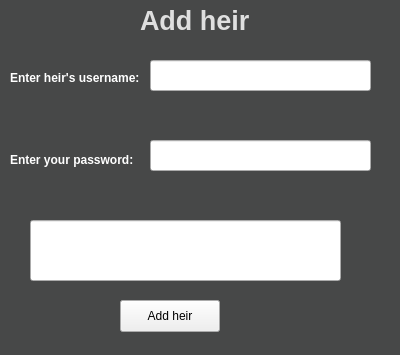
<?xml version="1.0" encoding="UTF-8"?>
<ui version="4.0">
 <class>AddHeir</class>
 <widget class="QWidget" name="AddHeir">
  <property name="geometry">
   <rect>
    <x>0</x>
    <y>0</y>
    <width>400</width>
    <height>355</height>
   </rect>
  </property>
  <property name="windowTitle">
   <string>Form</string>
  </property>
  <widget class="QLineEdit" name="heir_LE">
   <property name="geometry">
    <rect>
     <x>150</x>
     <y>60</y>
     <width>221</width>
     <height>31</height>
    </rect>
   </property>
  </widget>
  <widget class="QLabel" name="detected_LA">
   <property name="geometry">
    <rect>
     <x>60</x>
     <y>100</y>
     <width>241</width>
     <height>16</height>
    </rect>
   </property>
   <property name="text">
    <string/>
   </property>
  </widget>
  <widget class="QLineEdit" name="password_LE">
   <property name="geometry">
    <rect>
     <x>150</x>
     <y>140</y>
     <width>221</width>
     <height>31</height>
    </rect>
   </property>
  </widget>
  <widget class="QLineEdit" name="securityAnswer_LE">
   <property name="geometry">
    <rect>
     <x>30</x>
     <y>220</y>
     <width>311</width>
     <height>61</height>
    </rect>
   </property>
  </widget>
  <widget class="QPushButton" name="addHeir_PB">
   <property name="geometry">
    <rect>
     <x>120</x>
     <y>300</y>
     <width>100</width>
     <height>32</height>
    </rect>
   </property>
   <property name="text">
    <string>Add heir</string>
   </property>
  </widget>
  <widget class="QWidget" name="widget" native="true">
   <property name="geometry">
    <rect>
     <x>0</x>
     <y>0</y>
     <width>411</width>
     <height>361</height>
    </rect>
   </property>
   <property name="styleSheet">
    <string notr="true">background-color: rgb(71, 72, 72);
</string>
   </property>
   <widget class="QLabel" name="securityQuestion_LA">
    <property name="geometry">
     <rect>
      <x>10</x>
      <y>190</y>
      <width>351</width>
      <height>16</height>
     </rect>
    </property>
    <property name="font">
     <font>
      <bold>true</bold>
     </font>
    </property>
    <property name="styleSheet">
     <string notr="true">color: rgb(255, 255, 255);</string>
    </property>
    <property name="text">
     <string/>
    </property>
   </widget>
   <widget class="QLabel" name="LogIn_LA">
    <property name="geometry">
     <rect>
      <x>140</x>
      <y>0</y>
      <width>131</width>
      <height>40</height>
     </rect>
    </property>
    <property name="font">
     <font>
      <pointsize>20</pointsize>
      <bold>true</bold>
     </font>
    </property>
    <property name="styleSheet">
     <string notr="true">color:rgba(255, 255, 255, 210);</string>
    </property>
    <property name="text">
     <string>Add heir</string>
    </property>
   </widget>
   <widget class="QLabel" name="addUsername_LA">
    <property name="geometry">
     <rect>
      <x>10</x>
      <y>70</y>
      <width>131</width>
      <height>16</height>
     </rect>
    </property>
    <property name="font">
     <font>
      <bold>true</bold>
     </font>
    </property>
    <property name="styleSheet">
     <string notr="true">color: rgb(255, 255, 255);</string>
    </property>
    <property name="text">
     <string>Enter heir's username:</string>
    </property>
   </widget>
   <widget class="QLabel" name="enterPass_LA">
    <property name="geometry">
     <rect>
      <x>10</x>
      <y>150</y>
      <width>131</width>
      <height>20</height>
     </rect>
    </property>
    <property name="font">
     <font>
      <bold>true</bold>
     </font>
    </property>
    <property name="styleSheet">
     <string notr="true">color: rgb(255, 255, 255);</string>
    </property>
    <property name="text">
     <string>Enter your password:</string>
    </property>
   </widget>
  </widget>
  <zorder>widget</zorder>
  <zorder>heir_LE</zorder>
  <zorder>detected_LA</zorder>
  <zorder>password_LE</zorder>
  <zorder>securityAnswer_LE</zorder>
  <zorder>addHeir_PB</zorder>
 </widget>
 <resources/>
 <connections/>
</ui>
